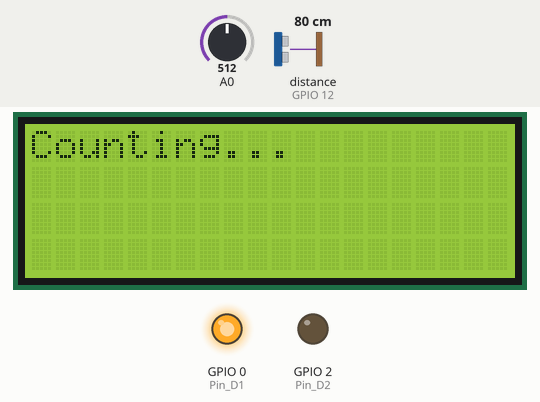
A sketch run on a simulated ESP8266 (NodeMCU). Parts: 20×4 character LCD, output pins drawn as LEDs (lit = HIGH). Wiring (inferred from the names in the program): ultrasonic range finder: trigger GPIO 13; echo GPIO 12. Dashed ring = blinking. The inputs (shaded band) are chosen by the test bench; at power-on: A0 = 512, distance to the obstacle (sensor on GPIO 12) 80 cm. The echo pulse lasts 58.3 µs per cm; WiFi joins after 1.5 s; servers stay silent unless stated; no MQTT or app messages arrive unless stated; pins used as bus, display or sensor lines are not drawn; what the sketch prints to the serial monitor is not drawn.

Above: at 2.9 s.
3.0 s: A0 set to 470
At 3.41 s:
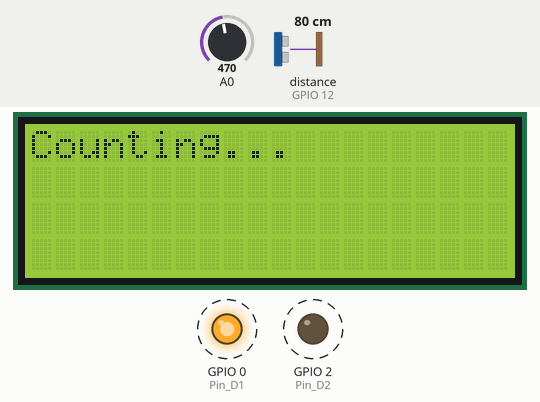
5.6 s: A0 set to 453
At 8.4 s:
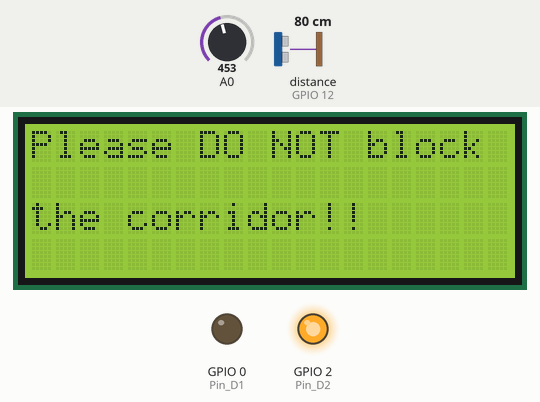
At 12.0 s:
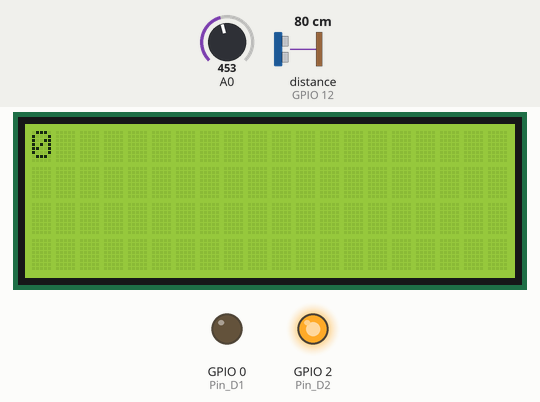
Timing chart, 0 to 16.9 s (numbered marks = the images above; inputs shaded):
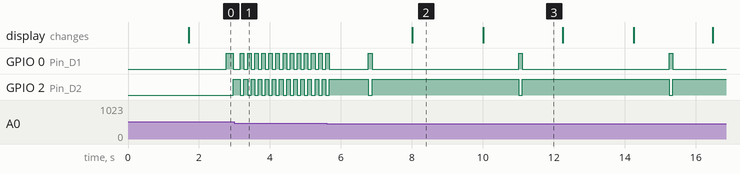

Measured:
- the behaviour switches between 462 and 461 on A0 (found by bisection; images 1 and 2)
- after the input at 5.6 s, the display: changes after 2.4 s (image 2)
- by itself, GPIO 0 (Pin_D1): repeats every 4.2 s: HIGH 0.10 s, LOW 4.1 s
- by itself, GPIO 2 (Pin_D2): repeats every 4.2 s: LOW 0.10 s, HIGH 4.1 s
- what the display in image 2 shows lasts 2.0 s, from 8.0 s to 10.0 s
- what the display in image 3 shows lasts 2.2 s, from 10.0 s to 12.2 s

The sketch:

v3_done.ino
```cpp
#include <Wire.h>
#include <LiquidCrystal_I2C.h>
#define echoPin 12 // attach pin D6 Arduino to pin Echo of HC-SR04
#define trigPin 13 //attach pin D7 Arduino to pin Trig of HC-SR04
LiquidCrystal_I2C lcd(0x27, 20, 4);

#include <ESP8266WiFi.h>
#include <PubSubClient.h>

const char* ssid = "Lik Wai的iPhone"; // your wifi SSID
const char* password = "00000000"; // your wifi password

#define TOKEN "0ltoOWWpxAltNsyXWQpA" // thinksboard TOKEN (https://demo.thingsboard.io/dashboard/31615a60-f9c5-11ec-b8bd-8161cb0d156d?publicId=02100d50-f9c6-11ec-b8bd-8161cb0d156d)

char ThingsboardHost[] = "demo.thingsboard.io";
WiFiClient wifiClient;
PubSubClient client(wifiClient);
int status = WL_IDLE_STATUS;

long amount;
long F; // D3
long B; // D4
long duration;
int distance1;
int distance2;
int distance3;
int Pin_D1 = 0; // D3, F
int Pin_D2 = 2; // D4, B
int readD1;
int readD2;
bool setItOnce = false;
int runXTimes = 0;
String record_d = "";

void setup() {
  lcd.init();
  lcd.backlight();
  lcd.setCursor(0, 0);
  Serial.begin(115200);
  WiFi.begin(ssid, password);
  lcd.print("Connecting Network -Lik Wai iPhone");
  while (WiFi.status() != WL_CONNECTED) {
    delay(200);
    Serial.print(".");
  }
  Serial.println("");
  Serial.print("Connected to ");
  Serial.println(ssid);
  client.setServer(ThingsboardHost, 1883);
  amount = 0;
  pinMode(trigPin, OUTPUT);
  pinMode(echoPin, INPUT);
  pinMode(Pin_D1, OUTPUT);
  pinMode(Pin_D2, OUTPUT);
  lcd.clear();
  lcd.print("Counting...");
  check_distance();
  distance1 = duration * 0.034 / 2;
  if (distance1 != 0) {
    Serial.print("Distance1: ");
    Serial.print(distance1);
    Serial.println(" cm");
  }
}

int analogRead1() { // F
  digitalWrite(Pin_D1, HIGH); // Turn D1 On
  digitalWrite(Pin_D2, LOW); // Turn D2 Off
  return analogRead(0);
}

int analogRead2() { // B
  digitalWrite(Pin_D1, LOW); //  Turn D1 On
  digitalWrite(Pin_D2, HIGH); // Turn D2 Off
  return analogRead(0);
}

void loop() {
  if (!client.connected()) {
    reconnect();
  }

  if (runXTimes < 1) {
    delay(1000);
    F = analogRead1() - 50;
    delay(200);
    B = analogRead2() - 50;
    delay(200);
    if ((B - F) > 100) {
      F = analogRead1() - 50;
      delay(200);
    }
    if ((F - B) > 100) {
      B = analogRead2() - 50;
      delay(200);
    }
    Serial.print(F);
    Serial.print(" | ");
    Serial.println(B);
    runXTimes++;
  }

  readD1 = analogRead1();
  delay(100);
  readD2 = analogRead2();
  delay(100);

  if ((B - readD2) > 200) {
    F = analogRead1() - 80;
    delay(200);
    B = analogRead2() - 80;
    delay(200);
    Serial.print("Calibration: ");
    Serial.print(F);
    Serial.print(" | ");
    Serial.println(B);
  } else if ((F - readD1) > 200) {
    F = analogRead1() - 80;
    delay(200);
    B = analogRead2() - 80;
    delay(200);
    Serial.print("Calibration: ");
    Serial.print(F);
    Serial.print(" | ");
    Serial.println(B);
  }

  if (readD2 < B && readD1 < F) {
    delay(1000);
    lcd.clear();
    lcd.print("Please DO NOT block the corridor!!");
    delay(2000);
    lcd.clear();
    lcd.print(amount);
    delay(1000);
    return;
  } else {
    if (readD2 < B) { // A0 300 A1 100
      record("B");
    }
    if (readD1 < F) { // A0 100 A1 300
      record("F");
    }
  }
}

void getAndSendData() { // Prepare a JSON payload string
  String payload = "{";
  payload += "\"Number\":";
  payload += amount;
  payload += "}";
  char attributes[1000];
  payload.toCharArray( attributes, 1000 );
  client.publish("v1/devices/me/telemetry", attributes);
  Serial.println(attributes);
}

void print_analog(String no) {
  Serial.print(no);
  Serial.print(". F: ");
  Serial.print(analogRead1());
  Serial.print(" | B: ");
  Serial.println(analogRead2());
}

void print_distance(String no, int val) {
  Serial.print("Distance");
  Serial.print(no);
  Serial.print(": ");
  Serial.print(val);
  Serial.println(" cm");
}

void check_distance() {
  digitalWrite(trigPin, LOW);
  delayMicroseconds(2);
  digitalWrite(trigPin, HIGH);
  delayMicroseconds(10);
  digitalWrite(trigPin, LOW);
  duration = pulseIn(echoPin, HIGH);
}

void record(String str) {
  record_d = record_d + str;
  Serial.println(record_d);
  if (record_d == "F") {
    check_distance();
    print_analog("1");
    distance2 = duration * 0.034 / 2;
    print_distance("2", distance2);
    delay(1000);
    return;
  } else if (record_d == "FB") {
    check_distance();
    distance3 = duration * 0.034 / 2;
    print_analog("2");
    print_distance("3", distance3);

    if (distance3 < distance2) {
      lcd.clear();
      amount += 1;
      lcd.print(amount);
      getAndSendData();
      Serial.println(amount);
      setItOnce = false;
    } else {
      Serial.println("invalid");
    }
    delay(1000);
    record_d = "";
    return;
  } else if (record_d == "B") {
    check_distance();
    print_analog("3");
    distance2 = duration * 0.034 / 2;
    print_distance("2", distance2);
    delay(1000);
    return;
  } else if (record_d == "BF") {
    check_distance();
    distance3 = duration * 0.034 / 2;
    print_analog("4");
    print_distance("3", distance3);

    if (distance2 < distance3) {
      lcd.clear();
      amount -= 1;
      lcd.print(amount);
      getAndSendData();
      Serial.println(amount);
      setItOnce = false;
    } else {
      Serial.println("invalid");
    }
    delay(1000);
    record_d = "";
    return;
  }  else if (record_d == "FF") {
    Serial.println("Cancel (Front and Front)");
    delay(1000);
    record_d = "";
  }  else if (record_d == "BB") {
    Serial.println("Cancel (Back and Back)");
    delay(1000);
    record_d = "";
  } else {
    Serial.println("invalid");
    delay(1000);
    record_d = "";
  }
}

void reconnect() { // Loop until we're reconnected
  while (!client.connected()) {
    status = WiFi.status();
    if ( status != WL_CONNECTED) {
      WiFi.begin(ssid, password);
      while (WiFi.status() != WL_CONNECTED) {
        delay(500);
        Serial.print(".");
      } Serial.println("Connected to AP");
    }
    Serial.print("Connecting to ThingsBoard node ..."); // Attempt to connect (clientId, username, password)
    if (client.connect("Esp8266", TOKEN, NULL)) {
      Serial.println("[DONE]");
    } else {
      Serial.print("[FAILED] [ rc = ");
      Serial.println(" : retrying in 5 seconds]");
      delay(500);
    }
  }
}
```
